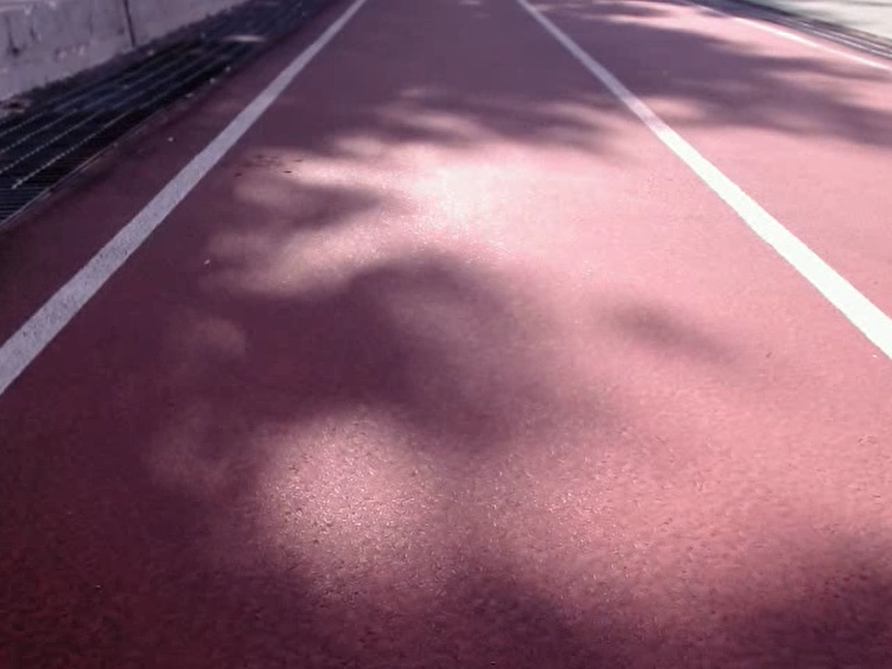
#> input picture image/shadow_test_1_1.png, 892 x 669 px
$ python canny_test.py
#> lines starting #> are read from the running program, lines starting #| are printed output that depends on the picture
import cv2
import numpy as np

def canny(img, sigma, low_thresh, high_thresh):
    lane_image = np.copy(img)
    gray = cv2.cvtColor(lane_image, cv2.COLOR_RGB2GRAY) # 3 Channel -> 1 Channel
    blur = cv2.GaussianBlur(gray, (5, 5), sigma) # GaussianBlur(이미지, 사이즈, x/y방향 표준편차)
    canny = cv2.Canny(blur, low_thresh, high_thresh) # Canny(이미지, 낮은 경계값, 높은 경계값)
    cv2.imshow("GaussianbBlur_image", blur)

    return lane_image, canny

src = cv2.imread("../image/shadow_test_1_1.png", 1)
#> src is the input picture: shape (669, 892, 3); mean B, G, R 112.3, 97, 140
src = cv2.resize(src, dsize=(700, 700), interpolation=cv2.INTER_AREA)
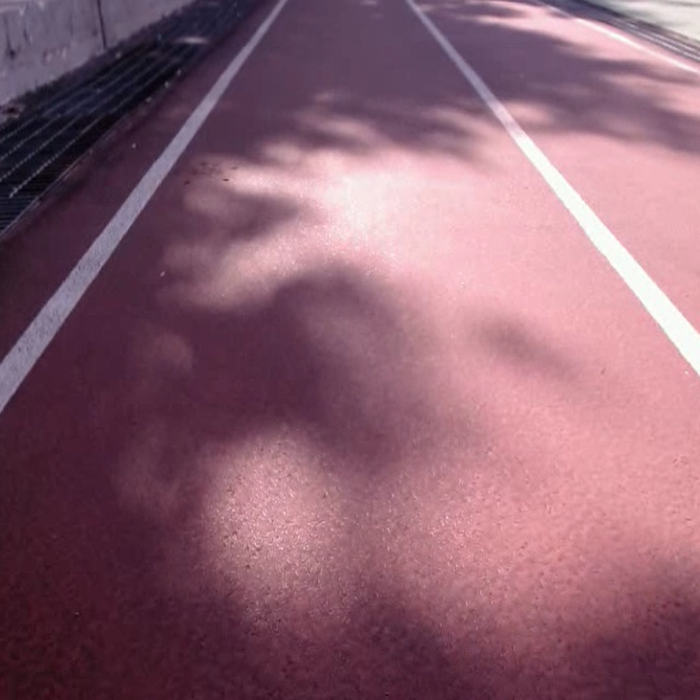
#> src: shape (700, 700, 3); mean B, G, R 112.2, 96.9, 139.9

cv2.namedWindow("Trackbar Windows")

cv2.createTrackbar("G_sigma", "Trackbar Windows", 0, 10, lambda x : x)
cv2.setTrackbarPos("G_sigma", "Trackbar Windows", 0)

cv2.createTrackbar("C_low_thr", "Trackbar Windows", 0, 500, lambda x : x)
cv2.setTrackbarPos("C_low_thr", "Trackbar Windows", 50)

cv2.createTrackbar("C_high_thr", "Trackbar Windows", 0, 500, lambda x : x)
cv2.setTrackbarPos("C_high_thr", "Trackbar Windows", 400)


while cv2.waitKey(1) != ord('q'):

#> (key q is pressed here)
    sigma = cv2.getTrackbarPos("G_sigma", "Trackbar Windows")
    low_thresh = cv2.getTrackbarPos("C_low_thr", "Trackbar Windows")
    high_thresh = cv2.getTrackbarPos("C_high_thr", "Trackbar Windows")

    blur, canny_result = canny(src, sigma, low_thresh, high_thresh)

    cv2.imshow("Trackbar Windows", canny_result)

cv2.destroyAllWindows()


$ run again, with image/shadow_test_1_2.png copied over image/shadow_test_1_1.png
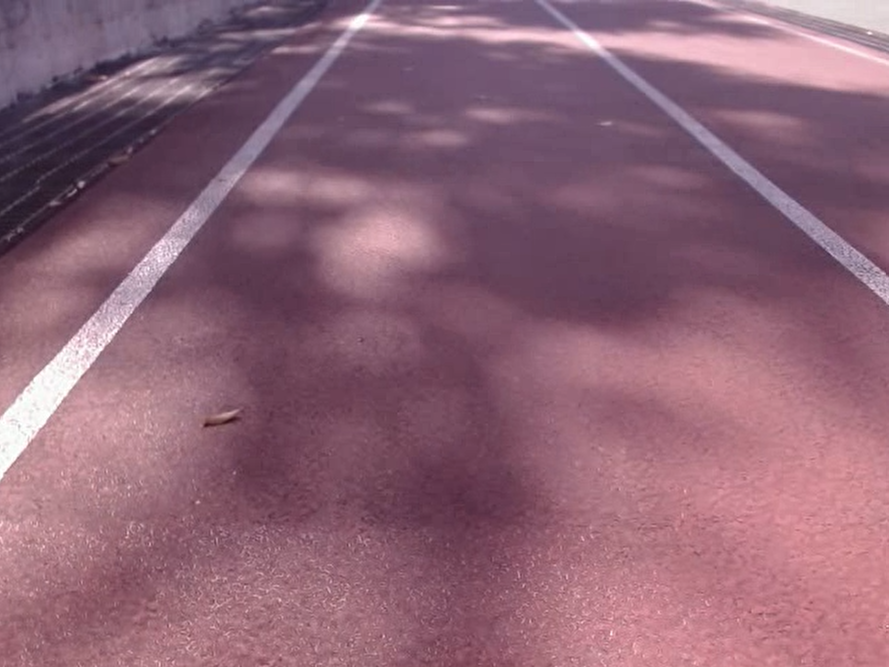
#> input picture image/shadow_test_1_2.png, 889 x 667 px
#> src is the input picture: shape (667, 889, 3); mean B, G, R 117.8, 100.9, 142.4
#> `src = cv2.resize(src, dsize=(700, 700), interpolation=cv2.INTER_AREA)`:
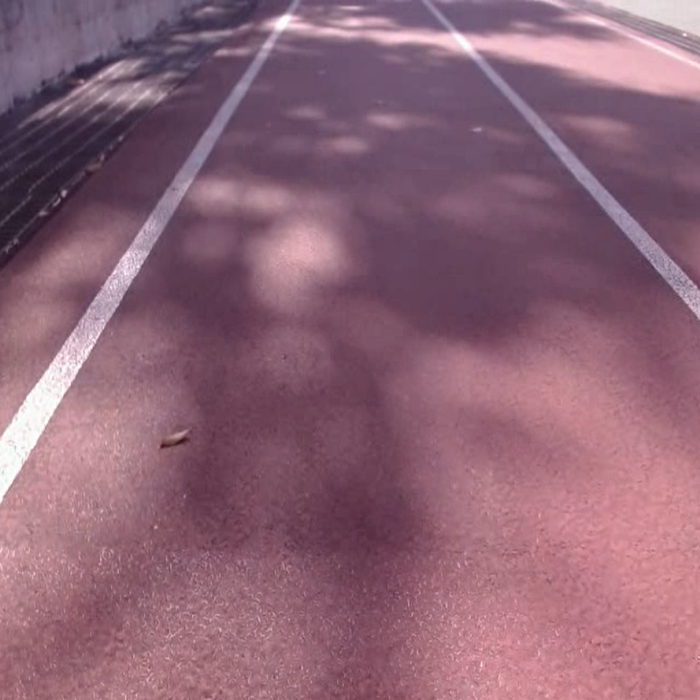
#> src: shape (700, 700, 3); mean B, G, R 117.7, 100.8, 142.3

$ run again, with image/shadow_test_1_3.png copied over image/shadow_test_1_1.png
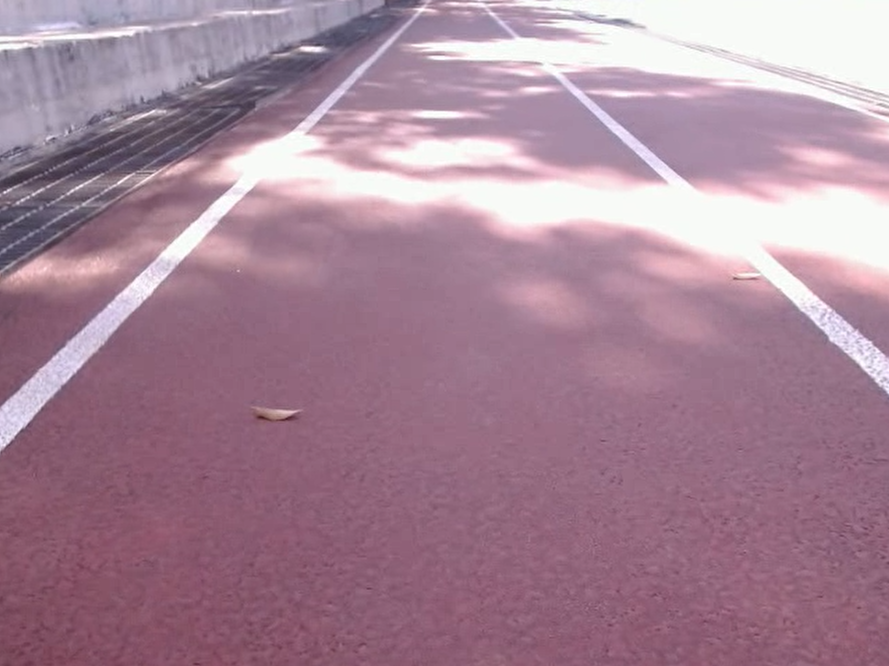
#> input picture image/shadow_test_1_3.png, 889 x 666 px
#> src is the input picture: shape (666, 889, 3); mean B, G, R 150.5, 132.6, 165.8
#> `src = cv2.resize(src, dsize=(700, 700), interpolation=cv2.INTER_AREA)`:
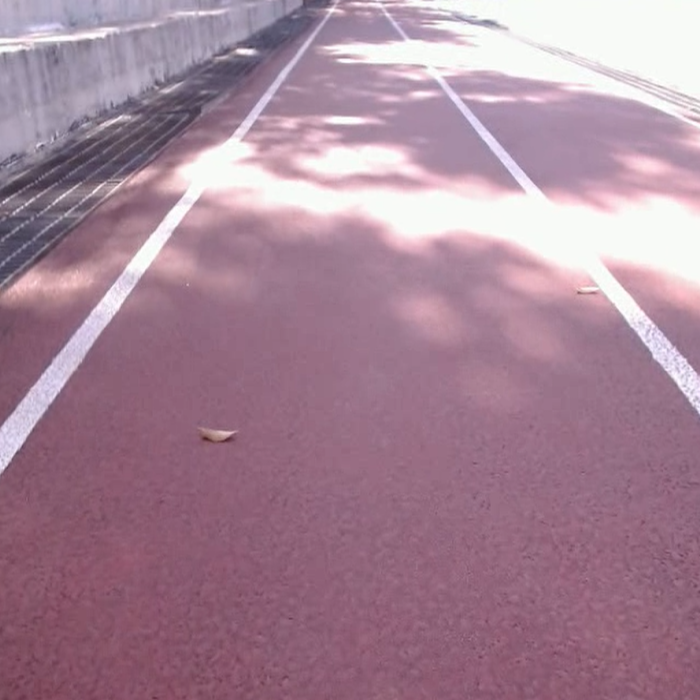
#> src: shape (700, 700, 3); mean B, G, R 150.4, 132.5, 165.7

$ run again, with image/TestTrack_1.png copied over image/shadow_test_1_1.png
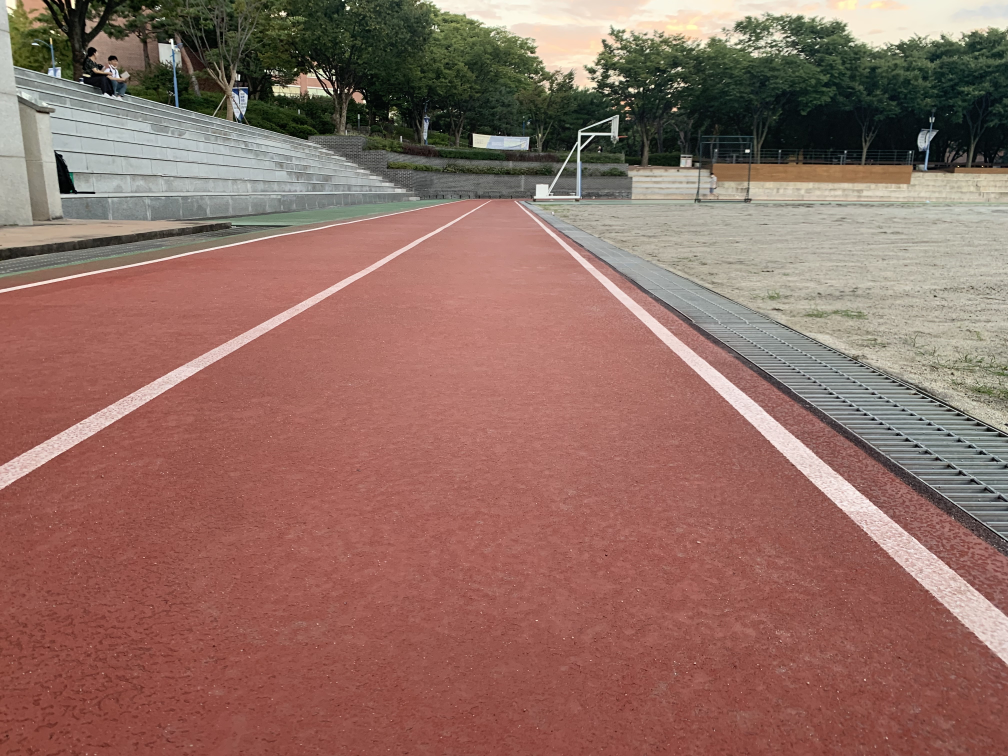
#> input picture image/TestTrack_1.png, 4032 x 3024 px (shown at 1/4 size)
#> src is the input picture: shape (3024, 4032, 3); mean B, G, R 99.2, 109.3, 144.6
#> `src = cv2.resize(src, dsize=(700, 700), interpolation=cv2.INTER_AREA)`:
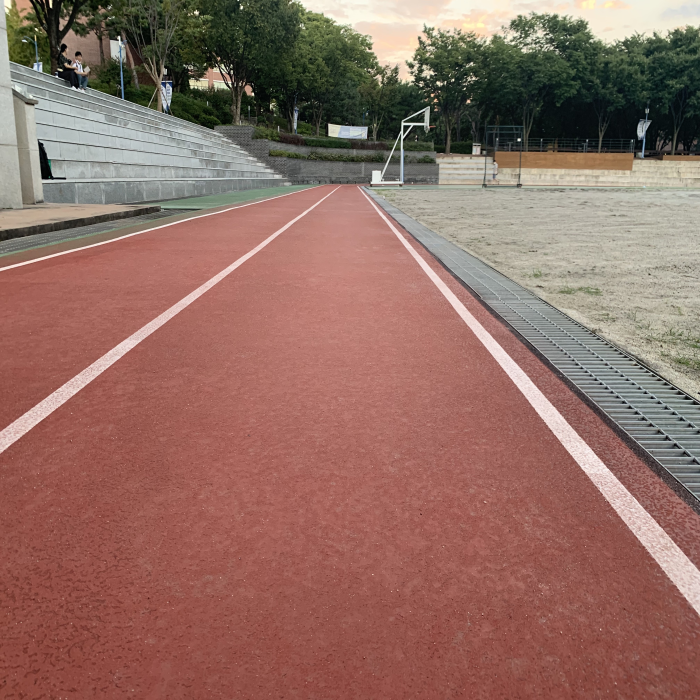
#> src: shape (700, 700, 3); mean B, G, R 99.2, 109.3, 144.6
